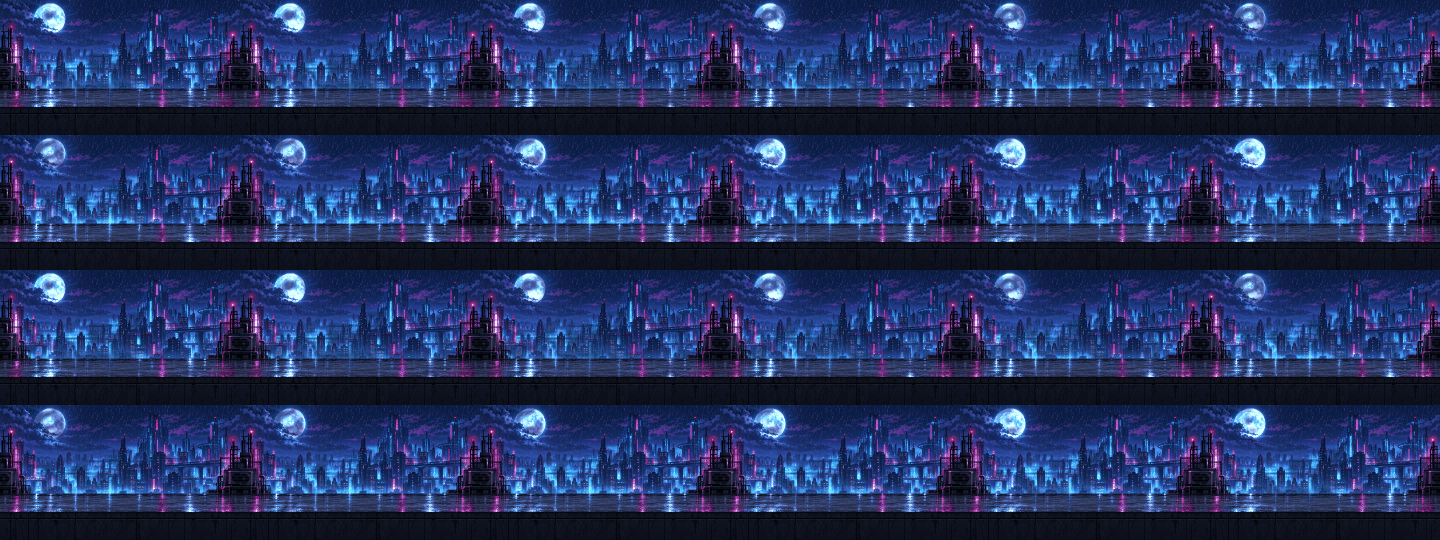
#> input picture assets/maps/anim/01-neon-rooftop.png, 2880 x 1080 px, given in place of 11-oficina-latas.png, which was not available (shown at 1/2 size)
$ python animate-maps.py
#> lines starting #> are read from the running program, lines starting #| are printed output that depends on the picture; after the words box and inside, x2 and y2 are one past the last pixel; in counts of white or black regions, pixels touching at a corner belong together; pictures that were not available may be replaced by others from this repository, and a replacement may not be noted
"""Transforma mapas estáticos em folhas animadas 6x4 (24 quadros, loop perfeito).
Efeitos procedurais por mapa: luzes pulsando (fase própria por região), ondulação
em faixas de água, balanço de folhagem/aurora e brilhos. Saída 640x360 por quadro
com paleta estável de 256 cores e brilho moderado, mantendo o piso firme.
Uso: python3 tools/animate-maps.py [ids...]
Gera assets/maps/anim/<id>.png e assets/maps/anim.js (registro MAP_ANIM).
"""
import json
import math
import sys
import zlib
from pathlib import Path
import numpy as np
from PIL import Image, ImageFilter
ROOT = Path(__file__).resolve().parent.parent
OUT = ROOT / 'assets/maps/anim'
FW, FH, N = 640, 360, 24
# faixas em fração da altura: water=(y0,y1,amp), sway=(y0,y1,amp), glow=intensidade
CFG = {
    '11-oficina-latas': dict(src='stage', glow=0.35, sway=None),
    '12-terminal-fosforo': dict(src='stage', glow=0.45, rain=(0.0, 0.62)),
    '13-metro-pacotes': dict(src='stage', glow=0.4),
    '14-catedral-sql': dict(src='stage', glow=0.45, rays=True),
    'spring': dict(glow=0.25, water=(0.64, 0.80, 1.6), sway=(0.0, 0.45, 1.4)),
    'hive': dict(glow=0.4, sway=(0.0, 0.3, 1.0)),
    'docker': dict(glow=0.3, water=(0.50, 0.72, 2.0)),
    'kernel': dict(glow=0.3, water=(0.55, 0.72, 1.4), sway=(0.0, 0.35, 2.0)),
    'rust': dict(glow=0.55),
    'python': dict(glow=0.3, water=(0.56, 0.74, 1.6), sway=(0.0, 0.4, 1.2)),
    'kotlin': dict(glow=0.25, water=(0.52, 0.74, 2.0), sway=(0.0, 0.3, 1.0)),
    'kali': dict(glow=0.5),
    'java': dict(glow=0.45),
    'chrome': dict(glow=0.5, water=(0.70, 0.80, 0.7)),
    'sesi': dict(glow=0.2, rays=True, sway=(0.0, 0.0, 0)),
    'sesi-patio': dict(glow=0.12, rays=True),
    'senai-valinhos': dict(glow=0.15, rays=True),
    'japan': dict(glow=0.12, water=(0.63, 0.74, 0.8), sway=(0.0, 0.23, 0.7)),
    'cyberpunk': dict(glow=0.35),
    '01-neon-rooftop': dict(glow=0.5),
    '02-volcanic-forge': dict(glow=0.55),
    '03-underwater-lab': dict(glow=0.35, water=(0.0, 0.70, 1.2)),
    '04-storm-temple': dict(glow=0.4, sway=(0.0, 0.3, 1.0)),
    '05-chaos-citadel': dict(glow=0.5),
    '06-sakura-dojo': dict(glow=0.25, sway=(0.0, 0.5, 1.4)),
    '07-sky-islands': dict(glow=0.25, sway=(0.0, 0.55, 1.6)),
    '08-crystal-cavern': dict(glow=0.55),
    '09-orbital-core': dict(glow=0.5),
    '10-digital-forest': dict(glow=0.4, sway=(0.0, 0.5, 1.2)),
    'area-de-trabalho': dict(glow=0.34, sway=(0.10, 0.64, 0.2)),
    'abismo-das-baleias': dict(glow=0.26, water=(0.08, 0.78, 1.0)),
    'vale-do-cache': dict(glow=0.2, sway=(0.12, 0.50, 0.45)),
    'pos-codigocalipse': dict(glow=0.32, sway=(0.04, 0.58, 0.25)),
}

PRESERVED_ANIMATIONS = {
    mid: {'sheet': f'assets/maps/anim/{mid}.png', 'cols': 6, 'rows': 4, 'frames': 24,
          'fps': 10, 'frameW': 480, 'frameH': 270}
    for mid in ('dojo-noite', 'circo', 'pizzaria')
}


def load_base(mid, cfg):
    if cfg.get('src') == 'stage':
        im = Image.open(ROOT / f'assets/stages/{mid}.png').convert('RGB')
        im = im.crop((0, 0, im.width // 6, im.height // 4))
    else:
        im = Image.open(ROOT / f'assets/maps/{mid}.jpg').convert('RGB')
    return im.resize((FW, FH), Image.LANCZOS)


def smooth_noise(seed, w, h, cell=24):
    rng = np.random.default_rng(seed)
    g = rng.random((h // cell + 2, w // cell + 2)).astype(np.float32)
    return np.asarray(Image.fromarray((g * 255).astype(np.uint8)).resize((w, h), Image.BICUBIC), dtype=np.float32) / 255.0


def build(mid):
    cfg = CFG[mid]
    base = load_base(mid, cfg)
    arr = np.asarray(base, dtype=np.float32)
    hsv = np.asarray(base.convert('HSV'), dtype=np.float32) / 255.0
    # máscara de luzes: claro e saturado (neon, lava, telas, lanternas)
    m = ((hsv[..., 2] > 0.72) & (hsv[..., 1] > 0.3)).astype(np.uint8) * 255
    mask = np.asarray(Image.fromarray(m).filter(ImageFilter.MaxFilter(3)).filter(ImageFilter.GaussianBlur(2)), dtype=np.float32) / 255.0
    phase = smooth_noise(zlib.crc32(mid.encode()), FW, FH) * 2 * math.pi
    ys = np.arange(FH)
    rng = np.random.default_rng(7)
    sparks = []
    if cfg.get('water'):
        y0, y1, _ = cfg['water']
        for _ in range(26):
            sparks.append((int(rng.integers(0, FW)), int(rng.integers(int(y0 * FH), max(int(y0 * FH) + 1, int(y1 * FH)))), rng.random() * 2 * math.pi))
    stars = [(int(rng.integers(0, FW)), int(rng.integers(0, int(FH * 0.4))), rng.random() * 2 * math.pi) for _ in range(18)]
    frames = []
    for k in range(N):
        t = 2 * math.pi * k / N
        f = arr.copy()
        g = cfg.get('glow', 0.3)
        if g:
            puls = 1 + g * 0.18 * np.sin(t + phase)
            f = f * (1 + (puls[..., None] - 1) * mask[..., None])
        if cfg.get('sway') and cfg['sway'][2]:
            y0, y1, amp = cfg['sway']
            r0, r1 = int(y0 * FH), int(y1 * FH)
            for y in range(r0, r1):
                w = 1 - (y - r0) / max(1, r1 - r0)
                dx = int(round(amp * w * math.sin(t + y * 0.05)))
                if dx:
                    f[y] = np.roll(f[y], dx, axis=0)
        if cfg.get('water'):
            y0, y1, amp = cfg['water']
            for y in range(int(y0 * FH), min(FH, int(y1 * FH))):
                dx = int(round(amp * math.sin(t * 2 + y * 0.45)))
                if dx:
                    f[y] = np.roll(f[y], dx, axis=0)
            for (x, y, ph) in sparks:
                a = max(0.0, math.sin(t * 2 + ph))
                if a > 0.6:
                    f[y, max(0, x - 1):x + 2] = f[y, max(0, x - 1):x + 2] * (1 - a * 0.7) + 255 * a * 0.7
        if cfg.get('rain'):
            y0, y1 = cfg['rain']
            gm = (hsv[..., 0] > 0.22) & (hsv[..., 0] < 0.45) & (hsv[..., 2] > 0.45)
            shift = int(k * (FH * (y1 - y0)) / N)
            band = slice(int(y0 * FH), int(y1 * FH))
            gl = np.roll(gm[band], shift, axis=0)
            f[band] = np.where(gl[..., None], f[band] * 0.6 + np.array([90, 255, 140]) * 0.4, f[band] * 0.9)
        if cfg.get('rays'):
            xs = np.arange(FW)[None, :]
            ray = np.clip(np.sin((xs + ys[:, None] * 0.6) * 0.035 + t) * 0.5 + 0.5, 0, 1) ** 6
            fade = np.clip(1 - ys / (FH * 0.75), 0, 1)[:, None]
            f = f + (ray * fade * 10)[..., None]
        for (x, y, ph) in ([] if mid in ('sesi', 'sesi-patio', 'senai-valinhos', 'java', 'kali') else stars):
            a = max(0.0, math.sin(t + ph))
            if a > 0.85 and hsv[y, x, 2] < 0.35:
                f[y, x] = 255
        frames.append(np.clip(f, 0, 255).astype(np.uint8))
    sheet = Image.new('RGB', (FW * 6, FH * 4))
    for k, fr in enumerate(frames):
        sheet.paste(Image.fromarray(fr), ((k % 6) * FW, (k // 6) * FH))
    pal = base.quantize(256, method=Image.Quantize.MEDIANCUT)
    sheet = sheet.quantize(palette=pal, dither=Image.Dither.NONE)
    OUT.mkdir(parents=True, exist_ok=True)
    sheet.save(OUT / f'{mid}.png', optimize=True)
    return {'sheet': f'assets/maps/anim/{mid}.png', 'cols': 6, 'rows': 4, 'frames': N, 'fps': 10, 'frameW': FW, 'frameH': FH}


if __name__ == '__main__':
    ids = sys.argv[1:] or list(CFG)
    reg_p = ROOT / 'assets/maps/anim.js'
    reg = {}
    if reg_p.exists():
        txt = reg_p.read_text()
        reg = json.loads(txt[txt.index('{'):txt.rindex('}') + 1])
    for mid, definition in PRESERVED_ANIMATIONS.items():
        reg.setdefault(mid, definition)
    for mid in ids:
        reg[mid] = build(mid)
#> in load_base, im is the input picture: PIL image 2880x1080 RGB; mean R, G, B 35.5, 50.4, 98.2
#> in load_base, `im = im.crop((0, 0, im.width // 6, im.height // 4))`:
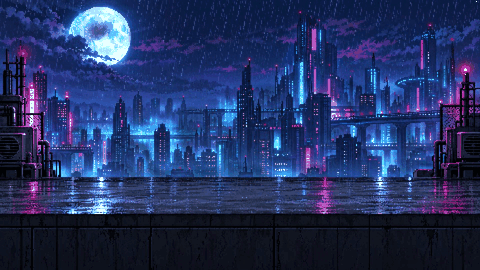
#> im: PIL image 480x270 RGB; mean R, G, B 35.7, 50.6, 97.9
#> in load_base, `return im.resize((FW, FH), Image.LANCZOS)`:
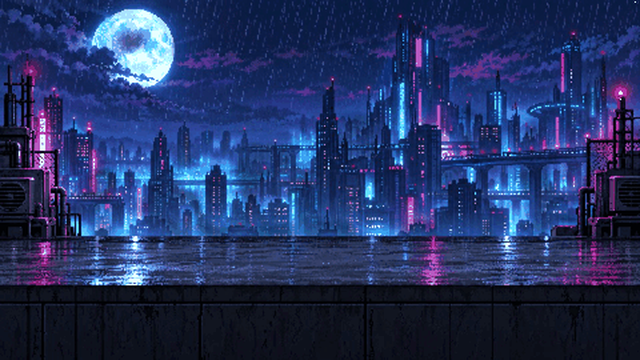
#> returned value: PIL image 640x360 RGB; mean R, G, B 35.7, 50.6, 97.9
#> in build, `hsv = np.asarray(base.convert('HSV'), dtype=np.float32) / 255.0`:
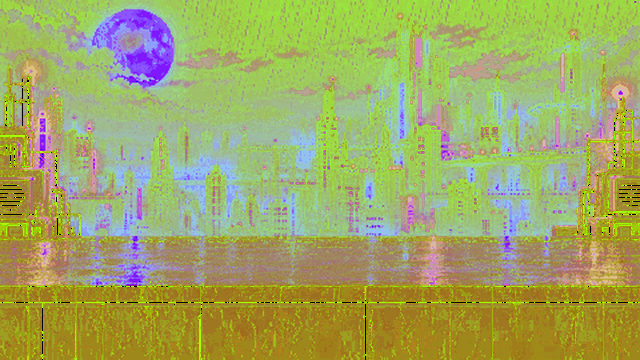
#> hsv: shape (360, 640, 3) float32; mean R, G, B 0.628, 0.661, 0.385
#> in build, `m = ((hsv[..., 2] > 0.72) & (hsv[..., 1] > 0.3)).astype(np.uint8) * 255`:
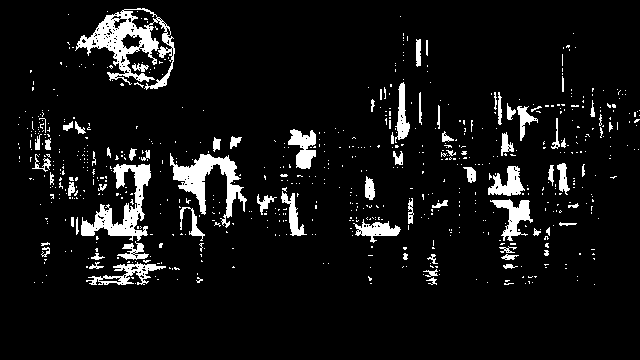
#> m: shape (360, 640); 7.4% white; 712 white regions (636 under 20 px), largest, box (x1, y1, x2, y2) and area: (75, 8, 175, 90) 2739, (81, 164, 151, 241) 1915, (170, 153, 247, 228) 1897
#> in build, `mask = np.asarray(Image.fromarray(m).filter(ImageFilter.MaxFilter(3))...`:
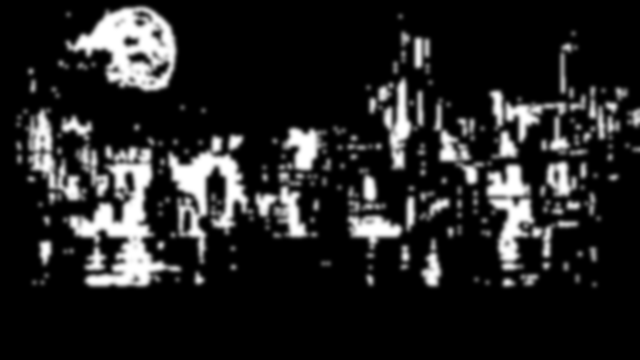
#> mask: shape (360, 640) float32; min 0, max 1, mean 0.14
#> the loop in build, `for k in range(N):` made 24 passes
#> pass 1, in build, `f = f * (1 + (puls[..., None] - 1) * mask[..., None])`:
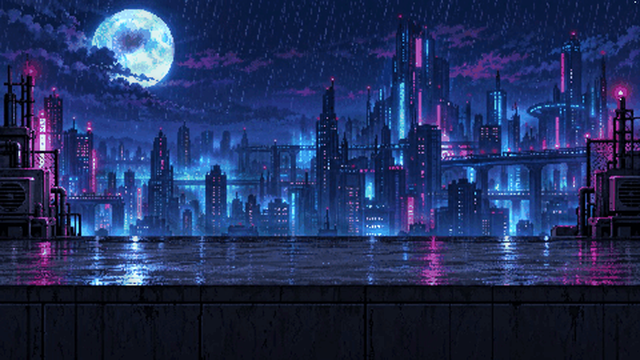
#> f: shape (360, 640, 3) float32; mean R, G, B 35.7, 50.6, 97.9; drawn with min black and max white
#> after the loop in build, `for k in range(N):`: frames = 24 items
#> in build, `sheet = Image.new('RGB', (FW * 6, FH * 4))`: sheet: PIL image 3840x1440 RGB; every value is 0
#> the loop in build, `for k, fr in enumerate(frames):` made 24 passes
#> after the loop in build, `for k, fr in enumerate(frames):`:
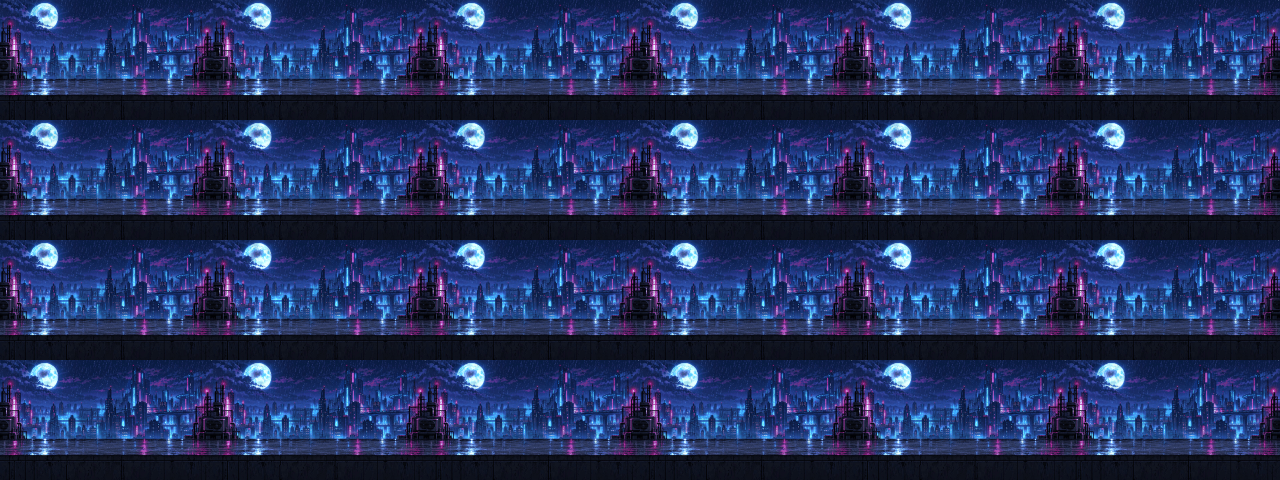
#> sheet: PIL image 3840x1440 RGB (shown at 1/3 size); mean R, G, B 35.5, 50.4, 97.6
#> (the run stopped early here; a loop or call above may not have finished)
